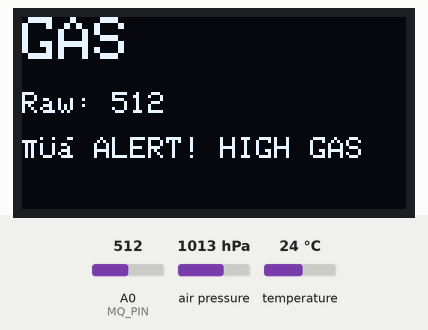
Recording of a sketch running on a simulated Arduino Nano, built with avr-gcc and run on an emulated ATmega328P. On the bench: 128×64 one-colour display. The test bench sets the inputs (shaded band); at power-on: A0 (MQ_PIN) = 512, air pressure 1013 hPa, temperature 24 °C. What the sketch prints to the serial monitor is not drawn.

Above: at 2.7 s.
2.8 s: A0 (MQ_PIN) set to 307
At 5.3 s:
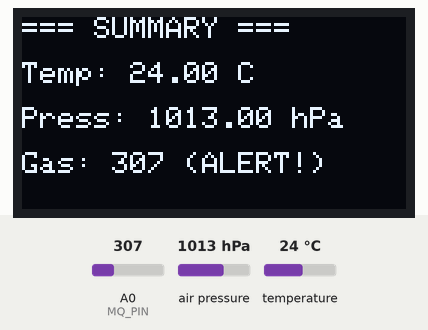
5.6 s: A0 (MQ_PIN) set to 288
At 8.5 s:
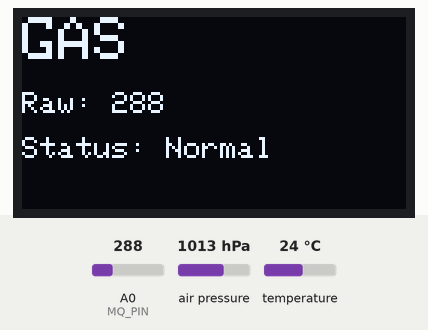
8.6 s: air pressure set to 952 hPa
At 10.7 s:
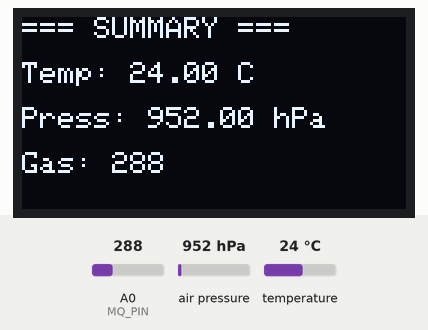
11.6 s: temperature set to 12 °C
At 12.8 s:
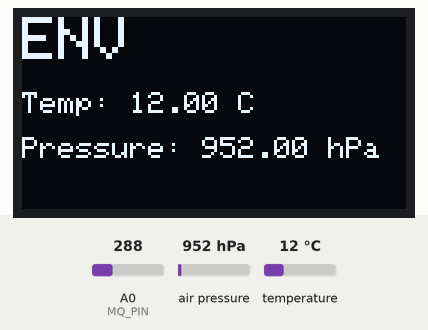
13.9 s: air pressure set to 975 hPa
At 14.21 s:
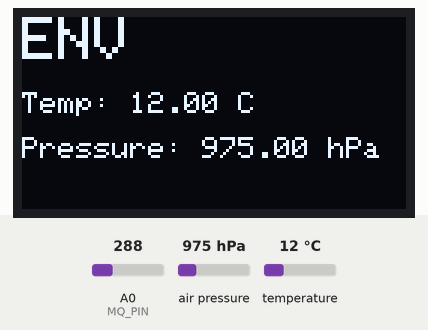
15.9 s: A0 (MQ_PIN) set to 306
At 17.9 s:
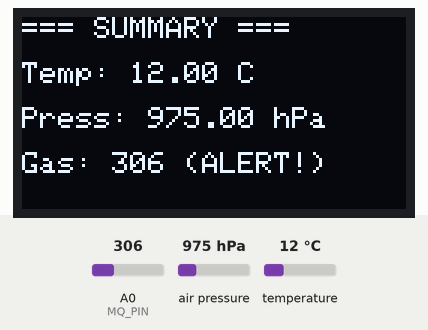
Timing chart, 0 to 19.4 s (numbered marks = the images above; inputs shaded):
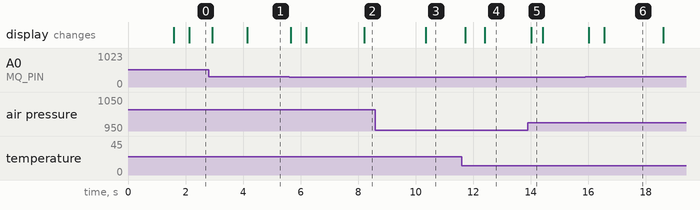

Measured:
- the behaviour switches between 301 and 300 on A0 (MQ_PIN) (found by bisection; images 1 and 2)
- after the input at 2.8 s, the display: first changes after 0.13 s (image 1 shows a later state)
- after the input at 5.6 s, the display: first changes after 0.06 s (image 2 shows a later state)
- after the input at 8.6 s, the display: changes after 1.8 s (image 3)
- after the input at 11.6 s, the display: first changes after 0.12 s (image 4 shows a later state)
- after the input at 13.9 s, the display: changes after 0.12 s (image 5)
- after the input at 15.9 s, the display: first changes after 0.11 s (image 6 shows a later state)

The sketch:

smart_home_v1.ino
```cpp
// (licence header left out)
#include <Wire.h>
#include <Adafruit_SSD1306.h>
#include <Adafruit_BMP280.h>

#define SCREEN_WIDTH 128
#define SCREEN_HEIGHT 64
Adafruit_SSD1306 display(SCREEN_WIDTH, SCREEN_HEIGHT, &Wire, -1);

Adafruit_BMP280 bmp;

#define MQ_PIN A0
#define GAS_THRESHOLD 300

int page = 0;
unsigned long lastSwitch = 0;

float lastTemp = 0;
float lastPress = 0;

void setup() {
  Serial.begin(9600);
  Wire.begin();

  if (!display.begin(SSD1306_SWITCHCAPVCC, 0x3C)) {
    Serial.println("OLED NOT FOUND!");
    while (1);
  }

  display.clearDisplay();
  display.setTextSize(1);
  display.setTextColor(SSD1306_WHITE);
  display.setCursor(0,0);
  display.println("System Booting...");
  display.display();

  if (!bmp.begin(0x76)) {
    Serial.println("BMP280 INIT FAILED!");
    display.setCursor(0,10);
    display.println("BMP280 INIT ERR!");
    display.display();
    while (1);
  }

  delay(1500);
  display.clearDisplay();
}

void loop() {
  int mq_raw = analogRead(MQ_PIN);
  float temperature = bmp.readTemperature();
  float pressure = bmp.readPressure() / 100.0;

  if (!isnan(temperature) && !isnan(pressure)) {
    lastTemp = temperature;
    lastPress = pressure;
  }

  Serial.print("Gas: "); Serial.print(mq_raw);
  Serial.print(" | Temp: "); Serial.print(lastTemp);
  Serial.print(" C | Pressure: "); Serial.println(lastPress);

  if (millis() - lastSwitch > 2000) {
    page = (page + 1) % 3;
    lastSwitch = millis();
  }

  display.clearDisplay();

  if (page == 0) {
    display.setTextSize(2);
    display.setCursor(0,0);
    display.println("ENV");
    display.setTextSize(1);
    display.setCursor(0,25);
    display.print("Temp: ");
    display.print(lastTemp);
    display.println(" C");
    display.setCursor(0,40);
    display.print("Pressure: ");
    display.print(lastPress);
    display.println(" hPa");
  }

  if (page == 1) {
    display.setTextSize(2);
    display.setCursor(0,0);
    display.println("GAS");
    display.setTextSize(1);
    display.setCursor(0,25);
    display.print("Raw: ");
    display.println(mq_raw);
    display.setCursor(0,40);
    if (mq_raw > GAS_THRESHOLD)
      display.println("⚠ ALERT! HIGH GAS");
    else
      display.println("Status: Normal");
  }

  if (page == 2) {
    display.setTextSize(1);
    display.setCursor(0,0);
    display.println("=== SUMMARY ===");
    display.setCursor(0,15);
    display.print("Temp: ");
    display.print(lastTemp);
    display.println(" C");
    display.setCursor(0,30);
    display.print("Press: ");
    display.print(lastPress);
    display.println(" hPa");
    display.setCursor(0,45);
    display.print("Gas: ");
    display.print(mq_raw);
    if (mq_raw > GAS_THRESHOLD) display.print(" (ALERT!)");
  }

  display.display();
  delay(100);
}
```
